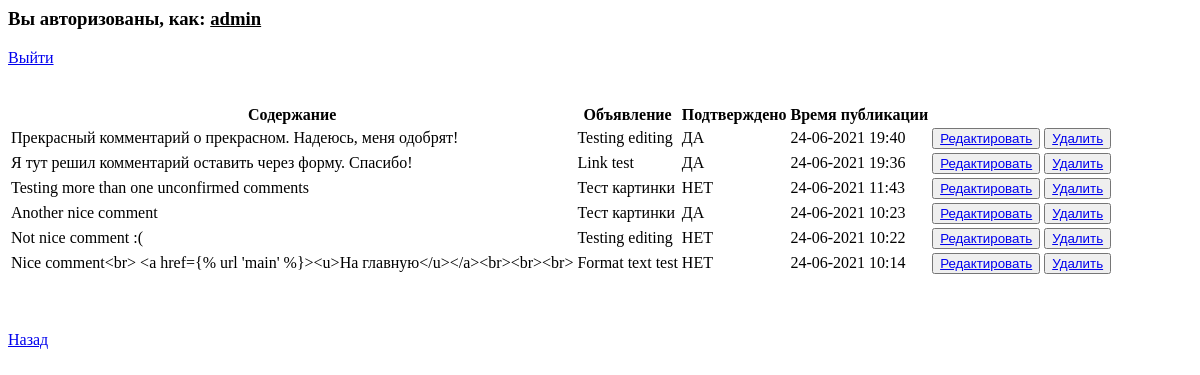
The app's page /comments/ (signed in), older data.
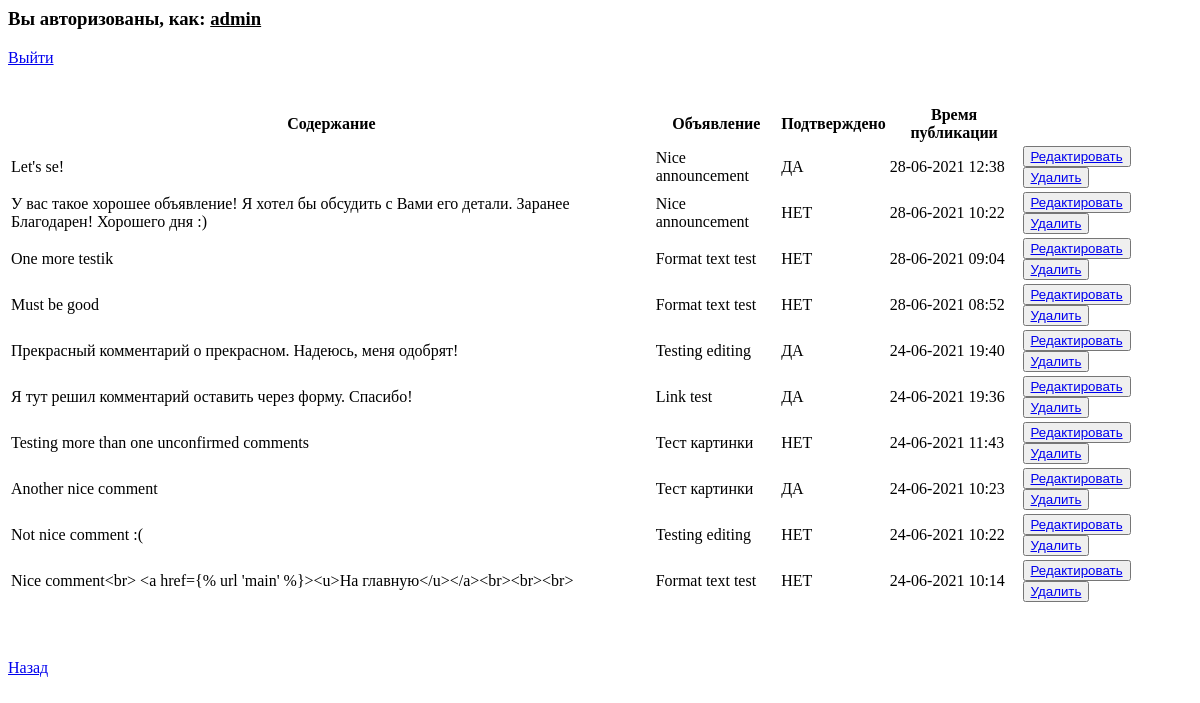
The same page, newer data.
### announcements/models.py (models this page shows, shortened)
class Comment(models.Model):
    com_ann = models.ForeignKey(Announcement, on_delete=models.CASCADE, verbose_name='Выбрать публикацию')
    com_author = models.ForeignKey(User, on_delete=models.CASCADE, verbose_name='Автор отклика')
    com_body = models.TextField(verbose_name='Отклик')
    com_time_in = models.DateTimeField(auto_now_add=True, verbose_name='Time of comment creation')
    com_confirmed = models.BooleanField(default=False, verbose_name='Comment confirmed by announcement author')
    class Meta:
        verbose_name = 'Comment'
        verbose_name_plural = 'Comments'

class Announcement(models.Model):
    ann_author = models.ForeignKey(User, on_delete=models.CASCADE, verbose_name='Автор объявления')
    ann_title = models.CharField(max_length=255, verbose_name='Заголовок объявления')
    ann_body = RichTextField(blank=True, null=True, verbose_name='Содержание объявления')
    ann_time_in = models.DateTimeField(auto_now_add=True, verbose_name='Time of announcement creation')
    ann_category = models.ManyToManyField(Category, verbose_name='Категория объявления')
    def __str__(self):
        return self.ann_title
    class Meta:
        verbose_name = 'Announcement'
        verbose_name_plural = 'Announcements'

### announcements/views.py (the view)
# urls.py: path('comments/', CommentList.as_view(), name='comment_list'),
class CommentList(LoginRequiredMixin, ListView):
    model = Comment
    template_name = 'comment_list.html'
    def get_context_data(self, **kwargs):
        context = super().get_context_data(**kwargs)
        context['author_comments'] = Comment.objects.filter(com_author=self.request.user).order_by('-com_time_in')
        return context

### templates/comment_list.html
<h3>Вы авторизованы, как: <u>{{ user }}</u></h3> <a href={% url 'account_logout' %}>Выйти</a><br><br><br>
{% if author_comments %}
    <table>
        <thead>
            <tr>
                <th>Содержание</th>
                <th>Объявление</th>
                <th>Подтверждено</th>
                <th>Время публикации</th>
                <th></th>
            </tr>
        </thead>
        {% for comment in author_comments %}
        <tbody>
            <tr>
                <td>{{ comment.com_body }}</td>
                <td>{{ comment.com_ann }}</td>
                <td>{% if comment.com_confirmed %}ДА{% else %}НЕТ{% endif %}</td>
                <td>{{ comment.com_time_in|date:"d-m-Y H:i" }}</td>
                <td><button> <a href={% url 'comment_edit' comment.id %}>Редактировать</a></button>
                    <button> <a href={% url 'comment_delete' comment.id %}>Удалить</a> </button></td>
            </tr>
        </tbody>
        {% endfor %}
    </table><br><br><br>
{% else %}
    <h2>У вас нет откликов</h2>
{% endif %}
<a href={% url 'main' %}><u>Назад</u></a>

Row changes from the older to the newer data that the page shows:
added Comment: com_body "Let's se!", com_ann "Nice announcement", com_confirmed "ДА", com_time_in "28-06-2021 12:38"
added Comment: com_body "У вас такое хорошее объявление! Я хотел бы обсудить с Вами его детали. Заранее Благодарен! Хорошего дня :)", com_ann "Nice announcement", com_confirmed "НЕТ", com_time_in "28-06-2021 10:22"
added Comment: com_body "One more testik", com_ann "Format text test", com_confirmed "НЕТ", com_time_in "28-06-2021 09:04"
added Comment: com_body "Must be good", com_ann "Format text test", com_confirmed "НЕТ", com_time_in "28-06-2021 08:52"
